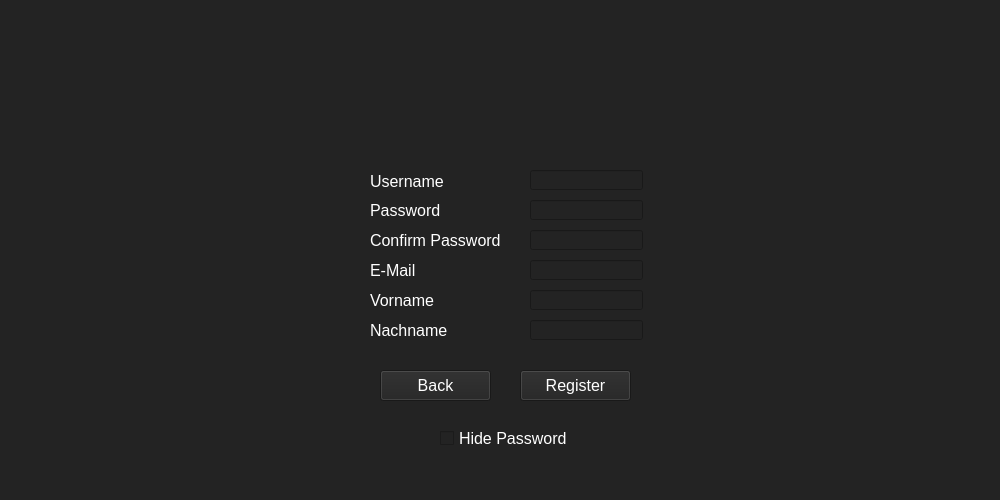
<?xml version="1.0" encoding="UTF-8"?>
<ui version="4.0">
 <class>MainWindow</class>
 <widget class="QMainWindow" name="MainWindow">
  <property name="geometry">
   <rect>
    <x>0</x>
    <y>0</y>
    <width>1000</width>
    <height>500</height>
   </rect>
  </property>
  <property name="font">
   <font>
    <pointsize>8</pointsize>
   </font>
  </property>
  <property name="windowTitle">
   <string>Password Manager</string>
  </property>
  <property name="windowIcon">
   <iconset>
    <normaloff>password_manager.png</normaloff>password_manager.png</iconset>
  </property>
  <property name="styleSheet">
   <string notr="true">background-color: rgb(35, 35, 35);</string>
  </property>
  <widget class="QWidget" name="centralwidget">
   <widget class="QLabel" name="username">
    <property name="geometry">
     <rect>
      <x>370</x>
      <y>161</y>
      <width>81</width>
      <height>41</height>
     </rect>
    </property>
    <property name="font">
     <font>
      <pointsize>12</pointsize>
     </font>
    </property>
    <property name="styleSheet">
     <string notr="true">color: rgb(255, 255, 255);</string>
    </property>
    <property name="text">
     <string>Username</string>
    </property>
   </widget>
   <widget class="QLabel" name="password">
    <property name="geometry">
     <rect>
      <x>370</x>
      <y>190</y>
      <width>71</width>
      <height>41</height>
     </rect>
    </property>
    <property name="font">
     <font>
      <pointsize>12</pointsize>
     </font>
    </property>
    <property name="styleSheet">
     <string notr="true">color: rgb(255, 255, 255);</string>
    </property>
    <property name="text">
     <string>Password</string>
    </property>
   </widget>
   <widget class="QLabel" name="email">
    <property name="geometry">
     <rect>
      <x>370</x>
      <y>260</y>
      <width>91</width>
      <height>21</height>
     </rect>
    </property>
    <property name="font">
     <font>
      <pointsize>12</pointsize>
     </font>
    </property>
    <property name="styleSheet">
     <string notr="true">color: rgb(255, 255, 255);</string>
    </property>
    <property name="text">
     <string>E-Mail</string>
    </property>
   </widget>
   <widget class="QLabel" name="name">
    <property name="geometry">
     <rect>
      <x>370</x>
      <y>290</y>
      <width>71</width>
      <height>21</height>
     </rect>
    </property>
    <property name="font">
     <font>
      <pointsize>12</pointsize>
     </font>
    </property>
    <property name="styleSheet">
     <string notr="true">color: rgb(255, 255, 255);</string>
    </property>
    <property name="text">
     <string>Vorname</string>
    </property>
   </widget>
   <widget class="QLabel" name="lastname">
    <property name="geometry">
     <rect>
      <x>370</x>
      <y>320</y>
      <width>81</width>
      <height>21</height>
     </rect>
    </property>
    <property name="font">
     <font>
      <pointsize>12</pointsize>
     </font>
    </property>
    <property name="styleSheet">
     <string notr="true">color: rgb(255, 255, 255);</string>
    </property>
    <property name="text">
     <string>Nachname</string>
    </property>
   </widget>
   <widget class="QPushButton" name="button_register">
    <property name="geometry">
     <rect>
      <x>520</x>
      <y>370</y>
      <width>111</width>
      <height>31</height>
     </rect>
    </property>
    <property name="font">
     <font>
      <pointsize>12</pointsize>
     </font>
    </property>
    <property name="styleSheet">
     <string notr="true">QPushButton {
	color: rgb(255, 255, 255);
	background-color: rgb(35, 35, 35);
}
QPushButton:hover {
	background-color: rgb(85, 170, 255);
}</string>
    </property>
    <property name="text">
     <string>Register</string>
    </property>
   </widget>
   <widget class="QPushButton" name="button_exit">
    <property name="geometry">
     <rect>
      <x>380</x>
      <y>370</y>
      <width>111</width>
      <height>31</height>
     </rect>
    </property>
    <property name="font">
     <font>
      <pointsize>12</pointsize>
     </font>
    </property>
    <property name="styleSheet">
     <string notr="true">QPushButton {
	color: rgb(255, 255, 255);
	background-color: rgb(35, 35, 35);
}
QPushButton:hover {
	background-color: rgb(85, 170, 255);
}</string>
    </property>
    <property name="text">
     <string>Back</string>
    </property>
   </widget>
   <widget class="QCheckBox" name="hide_password">
    <property name="geometry">
     <rect>
      <x>440</x>
      <y>430</y>
      <width>211</width>
      <height>17</height>
     </rect>
    </property>
    <property name="font">
     <font>
      <pointsize>12</pointsize>
     </font>
    </property>
    <property name="styleSheet">
     <string notr="true">color: rgb(255, 255, 255);</string>
    </property>
    <property name="text">
     <string>Hide Password</string>
    </property>
   </widget>
   <widget class="QLabel" name="password_2">
    <property name="geometry">
     <rect>
      <x>370</x>
      <y>220</y>
      <width>131</width>
      <height>41</height>
     </rect>
    </property>
    <property name="font">
     <font>
      <pointsize>12</pointsize>
     </font>
    </property>
    <property name="styleSheet">
     <string notr="true">color: rgb(255, 255, 255);
</string>
    </property>
    <property name="text">
     <string>Confirm Password</string>
    </property>
   </widget>
   <widget class="QLabel" name="add_user_label">
    <property name="geometry">
     <rect>
      <x>440</x>
      <y>30</y>
      <width>111</width>
      <height>111</height>
     </rect>
    </property>
    <property name="text">
     <string/>
    </property>
    <property name="pixmap">
     <pixmap>../images/user_add.png</pixmap>
    </property>
    <property name="scaledContents">
     <bool>true</bool>
    </property>
   </widget>
   <widget class="QLineEdit" name="box_username">
    <property name="geometry">
     <rect>
      <x>530</x>
      <y>170</y>
      <width>113</width>
      <height>20</height>
     </rect>
    </property>
    <property name="font">
     <font>
      <pointsize>10</pointsize>
     </font>
    </property>
    <property name="styleSheet">
     <string notr="true">color: rgb(255, 255, 255);</string>
    </property>
   </widget>
   <widget class="QLineEdit" name="box_password">
    <property name="geometry">
     <rect>
      <x>530</x>
      <y>200</y>
      <width>113</width>
      <height>20</height>
     </rect>
    </property>
    <property name="font">
     <font>
      <pointsize>10</pointsize>
     </font>
    </property>
    <property name="styleSheet">
     <string notr="true">color: rgb(255, 255, 255);</string>
    </property>
   </widget>
   <widget class="QLineEdit" name="box_password_confirm">
    <property name="geometry">
     <rect>
      <x>530</x>
      <y>230</y>
      <width>113</width>
      <height>20</height>
     </rect>
    </property>
    <property name="font">
     <font>
      <pointsize>10</pointsize>
     </font>
    </property>
    <property name="styleSheet">
     <string notr="true">color: rgb(255, 255, 255);</string>
    </property>
   </widget>
   <widget class="QLineEdit" name="box_email">
    <property name="geometry">
     <rect>
      <x>530</x>
      <y>260</y>
      <width>113</width>
      <height>20</height>
     </rect>
    </property>
    <property name="font">
     <font>
      <pointsize>10</pointsize>
     </font>
    </property>
    <property name="styleSheet">
     <string notr="true">color: rgb(255, 255, 255);</string>
    </property>
   </widget>
   <widget class="QLineEdit" name="box_name">
    <property name="geometry">
     <rect>
      <x>530</x>
      <y>290</y>
      <width>113</width>
      <height>20</height>
     </rect>
    </property>
    <property name="font">
     <font>
      <pointsize>10</pointsize>
     </font>
    </property>
    <property name="styleSheet">
     <string notr="true">color: rgb(255, 255, 255);</string>
    </property>
   </widget>
   <widget class="QLineEdit" name="box_lastname">
    <property name="geometry">
     <rect>
      <x>530</x>
      <y>320</y>
      <width>113</width>
      <height>20</height>
     </rect>
    </property>
    <property name="font">
     <font>
      <pointsize>10</pointsize>
     </font>
    </property>
    <property name="styleSheet">
     <string notr="true">color: rgb(255, 255, 255);</string>
    </property>
   </widget>
  </widget>
 </widget>
 <resources/>
 <connections/>
</ui>
